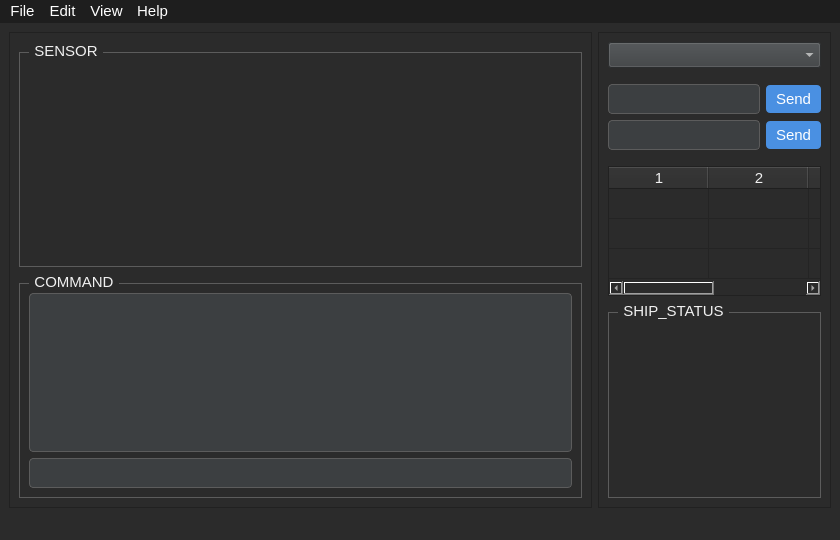
<?xml version="1.0" encoding="UTF-8"?>
<ui version="4.0">
 <class>MainWindow</class>
 <widget class="QMainWindow" name="MainWindow">
  <property name="geometry">
   <rect>
    <x>0</x>
    <y>0</y>
    <width>840</width>
    <height>540</height>
   </rect>
  </property>
  <property name="windowTitle">
   <string>MainWindow</string>
  </property>
  <property name="styleSheet">
   <string notr="true">QWidget {
    background-color: #2b2b2b;
    color: #f0f0f0;
    font-family: &quot;Segoe UI&quot;;
    font-size: 11pt;
}

QComboBox {
	background-color: #3c3f41;
}

QLineEdit, QTextEdit {
    background-color: #3c3f41;
    border: 1px solid #5c5c5c;
    padding: 4px;
    border-radius: 4px;
}

QPushButton {
    background-color: #4a90e2;
    border: none;
    color: white;
    padding: 5px 10px;
    border-radius: 4px;
}

QPushButton:hover {
    background-color: #357ABD;
}

QGroupBox {
    border: 1px solid #5c5c5c;
    margin-top: 10px;
}

QGroupBox:title {
    subcontrol-origin: margin;
    left: 10px;
    padding: 0 3px 0 3px;
}

QMenuBar {
    background-color: #1e1e1e;
    color: #ffffff;
}
</string>
  </property>
  <widget class="QWidget" name="centralwidget">
   <layout class="QHBoxLayout" name="horizontalLayout" stretch="5,2">
    <item>
     <widget class="QFrame" name="left_side">
      <property name="frameShape">
       <enum>QFrame::StyledPanel</enum>
      </property>
      <property name="frameShadow">
       <enum>QFrame::Raised</enum>
      </property>
      <layout class="QVBoxLayout" name="verticalLayout" stretch="1,1">
       <item>
        <widget class="QGroupBox" name="sensor_group">
         <property name="font">
          <font>
           <family>Segoe UI</family>
           <pointsize>11</pointsize>
          </font>
         </property>
         <property name="title">
          <string>SENSOR</string>
         </property>
         <layout class="QHBoxLayout" name="horizontalLayout_2" stretch="1,1">
          <item>
           <widget class="QWidget" name="chart_1" native="true"/>
          </item>
          <item>
           <widget class="QWidget" name="chart_2" native="true"/>
          </item>
         </layout>
        </widget>
       </item>
       <item>
        <widget class="QGroupBox" name="command_group">
         <property name="font">
          <font>
           <family>Segoe UI</family>
           <pointsize>11</pointsize>
          </font>
         </property>
         <property name="title">
          <string>COMMAND</string>
         </property>
         <layout class="QVBoxLayout" name="verticalLayout_2">
          <item>
           <widget class="QTextEdit" name="cmd_log"/>
          </item>
          <item>
           <widget class="QLineEdit" name="cmd_line"/>
          </item>
         </layout>
        </widget>
       </item>
      </layout>
     </widget>
    </item>
    <item>
     <widget class="QFrame" name="right_side">
      <property name="font">
       <font>
        <family>Segoe UI</family>
        <pointsize>11</pointsize>
       </font>
      </property>
      <property name="frameShape">
       <enum>QFrame::StyledPanel</enum>
      </property>
      <property name="frameShadow">
       <enum>QFrame::Raised</enum>
      </property>
      <layout class="QVBoxLayout" name="verticalLayout_3" stretch="2,0,2,2,0,2,3">
       <item>
        <widget class="QComboBox" name="box_select"/>
       </item>
       <item>
        <spacer name="verticalSpacer_2">
         <property name="orientation">
          <enum>Qt::Vertical</enum>
         </property>
         <property name="sizeHint" stdset="0">
          <size>
           <width>20</width>
           <height>10</height>
          </size>
         </property>
        </spacer>
       </item>
       <item>
        <layout class="QHBoxLayout" name="temp_edit" stretch="3,1">
         <item>
          <widget class="QLineEdit" name="line_temp"/>
         </item>
         <item>
          <widget class="QPushButton" name="btn_temp">
           <property name="text">
            <string>Send</string>
           </property>
          </widget>
         </item>
        </layout>
       </item>
       <item>
        <layout class="QHBoxLayout" name="humi_edit" stretch="3,1">
         <item>
          <widget class="QLineEdit" name="line_humi"/>
         </item>
         <item>
          <widget class="QPushButton" name="btn_humi">
           <property name="text">
            <string>Send</string>
           </property>
          </widget>
         </item>
        </layout>
       </item>
       <item>
        <spacer name="verticalSpacer">
         <property name="orientation">
          <enum>Qt::Vertical</enum>
         </property>
         <property name="sizeHint" stdset="0">
          <size>
           <width>20</width>
           <height>10</height>
          </size>
         </property>
        </spacer>
       </item>
       <item>
        <widget class="QTableWidget" name="threshold_table">
         <property name="rowCount">
          <number>3</number>
         </property>
         <property name="columnCount">
          <number>4</number>
         </property>
         <attribute name="verticalHeaderVisible">
          <bool>false</bool>
         </attribute>
         <row/>
         <row/>
         <row/>
         <column/>
         <column/>
         <column/>
         <column/>
        </widget>
       </item>
       <item>
        <widget class="QGroupBox" name="ship_incline">
         <property name="title">
          <string>SHIP_STATUS</string>
         </property>
         <layout class="QVBoxLayout" name="verticalLayout_4">
          <item>
           <widget class="QWidget" name="bar_chart" native="true"/>
          </item>
         </layout>
        </widget>
       </item>
      </layout>
     </widget>
    </item>
   </layout>
  </widget>
  <widget class="QMenuBar" name="menubar">
   <property name="geometry">
    <rect>
     <x>0</x>
     <y>0</y>
     <width>840</width>
     <height>25</height>
    </rect>
   </property>
   <widget class="QMenu" name="menuFile">
    <property name="title">
     <string>File</string>
    </property>
    <addaction name="actionExel"/>
    <addaction name="actionShare"/>
    <addaction name="actionAuto_Save"/>
    <addaction name="separator"/>
    <addaction name="actionExit"/>
   </widget>
   <widget class="QMenu" name="menuEdit">
    <property name="title">
     <string>Edit</string>
    </property>
   </widget>
   <widget class="QMenu" name="menuView">
    <property name="title">
     <string>View</string>
    </property>
   </widget>
   <widget class="QMenu" name="menuHelp">
    <property name="title">
     <string>Help</string>
    </property>
    <addaction name="actionShow_All_Commands"/>
    <addaction name="actionDocumentation"/>
    <addaction name="actionShow_Release_Notes"/>
    <addaction name="separator"/>
    <addaction name="actionView_License"/>
    <addaction name="actionCheck_for_Updates"/>
    <addaction name="separator"/>
    <addaction name="actionAbout"/>
   </widget>
   <addaction name="menuFile"/>
   <addaction name="menuEdit"/>
   <addaction name="menuView"/>
   <addaction name="menuHelp"/>
  </widget>
  <widget class="QStatusBar" name="statusbar"/>
  <action name="actionShare">
   <property name="text">
    <string>Share</string>
   </property>
  </action>
  <action name="actionAuto_Save">
   <property name="text">
    <string>Auto Save</string>
   </property>
  </action>
  <action name="actionExit">
   <property name="text">
    <string>Exit</string>
   </property>
  </action>
  <action name="actionExel">
   <property name="text">
    <string>Exel</string>
   </property>
  </action>
  <action name="actionShow_All_Commands">
   <property name="text">
    <string>Show All Commands</string>
   </property>
  </action>
  <action name="actionDocumentation">
   <property name="text">
    <string>Documentation</string>
   </property>
  </action>
  <action name="actionShow_Release_Notes">
   <property name="text">
    <string>Show Release Notes</string>
   </property>
  </action>
  <action name="actionView_License">
   <property name="text">
    <string>View License</string>
   </property>
  </action>
  <action name="actionCheck_for_Updates">
   <property name="text">
    <string>Check for Updates</string>
   </property>
  </action>
  <action name="actionAbout">
   <property name="text">
    <string>About</string>
   </property>
  </action>
 </widget>
 <resources/>
 <connections/>
</ui>
